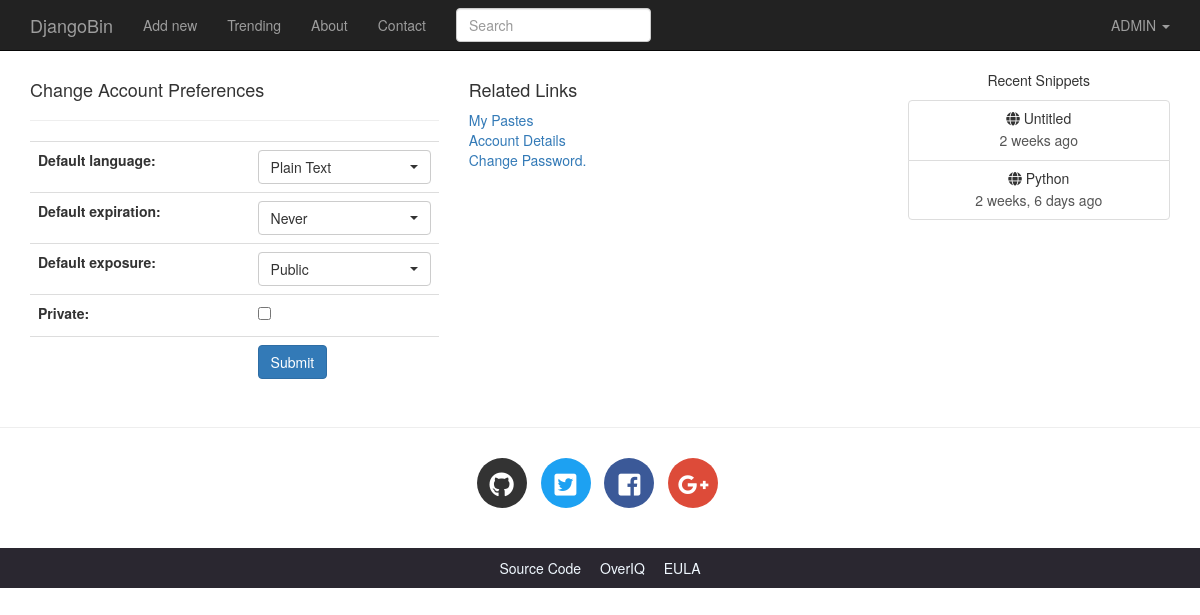
Page /settings/ (signed in) on the committed database.
### djangobin/models.py (models this page shows, shortened)
class Snippet(models.Model):
    title = models.CharField(max_length=200, blank=True)
    original_code = models.TextField()
    highlighted_code = models.TextField(blank=True, help_text="Read only field. Will contain the"
                                    " syntax-highlited version of the original code.")
    expiration = models.CharField(max_length=10, choices=Pref.expiration_choices)
    exposure = models.CharField(max_length=10, choices=Pref.exposure_choices)
    hits = models.IntegerField(default=0, help_text='Read only field. '
                                                    'Will be updated after every visit to snippet.')
    slug = models.SlugField(help_text='Read only field. Will be filled automatically.')
    created_on = models.DateTimeField(auto_now_add=True)
    language = models.ForeignKey(Language, on_delete=models.CASCADE)
    user = models.ForeignKey(User, on_delete=models.CASCADE)
    tags = models.ManyToManyField('Tag', blank=True)
    class Meta:
        ordering = ['-created_on']
    def get_absolute_url(self):
        return reverse('djangobin:snippet_detail', args=[self.slug])

### djangobin/views.py (the view)
# urls.py: url('^settings/$', views.settings, name='settings'),
@login_required
def settings(request):
    user = get_object_or_404(User, id=request.user.id)
    if request.method == 'POST':
        f = SettingForm(request.POST, instance=user.profile)
        if f.is_valid():
            f.save()
            messages.add_message(request, messages.INFO, 'Settings Saved.')
            return redirect(reverse('djangobin:settings'))
    else:
        f = SettingForm(instance=user.profile)
    return render(request, 'djangobin/settings.html', {'form': f})

### djangobin/forms.py
class SettingForm(forms.ModelForm):
    class Meta:
        model = Author
        fields = ('default_language', 'default_expiration' , 'default_exposure' , 'private')
        widgets = {
            'default_language': forms.Select(attrs={'class': 'selectpicker foo form-control',
                                                    'data-live-search': 'true',
                                                    'data-size': '5'}),
            'default_expiration': forms.Select(attrs={'class': 'selectpicker form-control'}),
            'default_exposure': forms.Select(attrs={'class': 'selectpicker form-control'})
        }

### djangobin/context_processors.py (called while the page is built)
def recent_snippets(request):
    return dict(recent_snippets=Snippet.objects.filter(exposure='public').order_by("-id")[:8])

### djangobin/models.py (called while the page is built)
    def __str__(self):
        return self.name

### djangobin/templates/djangobin/settings.html (shortened to what this page needs)
{% extends 'djangobin/base.html' %}
{% load static %}
{% load humanize %}
{% block main %}
    <div class="row">
        <div class="col-lg-6 col-md-6 col-sm-6">
            <h4>Change Account Preferences</h4>
            <hr>
            <form action="" method="post" class="form-horizontal" >
                <table class="table">
                    {{ form.as_table }}
                    <tr>
                        <td>&nbsp;</td>
                        <td><button type="submit" class="btn btn-primary">Submit</button></td>
                    </tr>
                </table>
            </form>
        </div>
        <div class="col-lg-6 col-md-6 col-sm-6">
            <h4>Related Links</h4>
            <p>
                <a href="{% url 'djangobin:profile' request.user.username %}">My Pastes</a> <br>
                <a href="{% url 'djangobin:user_details' %}">Account Details</a> <br>
                <a href="{% url 'djangobin:password_change' %}">Change Password.</a> <br>
            </p>
        </div>
    </div>
{% endblock %}

### djangobin/templates/djangobin/base.html (shortened to what this page needs)
<!DOCTYPE html>
<html lang="en">
<head>
    {% load static %}
    {% load humanize %}
    <link rel="stylesheet" href="{% static 'djangobin/css/bootstrap.min.css' %}" >
    <link rel="stylesheet" href="{% static 'djangobin/css/bootstrap-select.min.css' %}" >
    <link href="https://use.fontawesome.com/releases/v5.0.7/css/all.css" rel="stylesheet">
    <link rel="stylesheet" href="{% static 'djangobin/css/main.css' %}">
    <link rel="stylesheet" href="{% static 'djangobin/css/default.css' %}">
</head>
<body>
<nav class="navbar navbar-default navbar-inverse navbar-fixed-top">
    <div class="container">
        <div class="navbar-header">
            <a class="navbar-brand" href="{% url 'djangobin:index' %}">DjangoBin</a>
        </div>
        <div class="collapse navbar-collapse" id="bs-example-navbar-collapse-1">
            <ul class="nav navbar-nav">
                <li {% if request.path == '/' %}class='active'{% endif %} >
                    <a href="{% url 'djangobin:index' %}">Add new</a>
                </li>
                <li {% if request.path == '/trending/' %}class='active'{% endif %}>
                    <a href="{% url 'djangobin:trending_snippets' %}">Trending<span class="sr-only">(current)</span></a>
                </li>
                <li {% if request.path == '/about/' %}class='active'{% endif %}>
                    <a href="{% url 'djangobin:about' %}">About</a>
                </li>
                <li {% if request.path == '/contact/' %}class='active'{% endif %}>
                    <a href="{% url 'djangobin:contact' %}">Contact</a>
                </li>
            </ul>
            <form action="{% url 'djangobin:search' %}" class="navbar-form navbar-left" method="get">
                <div class="form-group">
                    <input type="text" name="query" class="form-control"
                           placeholder="Search" value="{{ request.GET.query }}">
                </div>
            </form>
            <ul class="nav navbar-nav navbar-right">
                <li class="dropdown">
                    <a href="#" class="dropdown-toggle" data-toggle="dropdown" role="button"
                       aria-haspopup="true" aria-expanded="false">
                        {% if request.user.is_authenticated %}
                            {{ request.user.username|upper }}
                        {% else %}
                            GUEST
                        {% endif %}
                        <span class="caret"></span>
                    </a>
                </li>
            </ul>
        </div>
    </div>
</nav>
<div class="container">
    <div class="row">
        <div class="col-lg-9 col-md-9">
            {% block main %}{% endblock %}
        </div>
        <div class="col-lg-3 col-md-3 text-center hidden-sm hidden-xs">
            <p>Recent Snippets</p>
            <div class="list-group">
                {% for recent_snippet in recent_snippets %}
                    <a href="{{ recent_snippet.get_absolute_url }}" class="list-group-item">
                        <h5 class="list-group-item-heading"><span class="fa fa-globe
"></span> {{ recent_snippet.title }}</h5>
                        <p class="list-group-item-text">{{ recent_snippet.created_on|naturaltime }}</p>
                    </a>
                {% endfor %}
            </div>
        </div>
    </div>
</div>
<hr>
<footer>
    <div class="social-icons">
        <div class="container text-center">
            <ul class="list-inline">
                <li class="list-inline-item social-github">
                    <a href="https://github.com/">
                        <i class="fab fa-github"></i>
                    </a>
                </li>
                <li class="list-inline-item social-twitter">
                    <a href="https://twitter.com/">
                        <i class="fab fa-twitter-square"></i>
                    </a>
                </li>
                <li class="list-inline-item social-facebook">
                    <a href="https://www.facebook.com/">
                        <i class="fab fa-facebook-square"></i>
                    </a>
                </li>
                <li class="list-inline-item social-google-plus">
                    <a href="https://plus.google.com/">
                        <i class="fab fa-google-plus-g"></i>
                    </a>
                </li>
            </ul>
        </div>
    </div>
    <div class="main-footer">
        <div class="container text-center">
            <ul>
                <li><a href="https://github.com/overiq/djangobin">Source Code</a></li>
                <li><a href="https://overiq.com/">OverIQ</a></li>
                <li><a href="{% url 'djangobin:eula' %}">EULA</a></li>
            </ul>
        </div>
    </div>
</footer>
</body>
</html>

### djangobin/static/djangobin/css/main.css (style rules this page uses)
body { padding-top: 70px; }
.social-icons { margin: 30px 0; }
footer .social-icons ul.list-inline li a { display: block; width: 50px; height: 50px; color: #fff; border-radius: 100%; font-size: 25px; line-height: 50px; }
footer .social-icons ul.list-inline li.social-github a { background-color: #333; transition: all .2s ease-in-out; }
footer .social-icons ul.list-inline li.social-twitter a { background-color: #1da1f2; transition: all .2s ease-in-out; }
footer .social-icons ul.list-inline li.social-facebook a { background-color: #3b5998; transition: all .2s ease-in-out; }
footer .social-icons ul.list-inline li.social-google-plus a { background-color: #dd4b39; transition: all .2s ease-in-out; }
.main-footer { background-color: #2a2730; }
.main-footer ul { margin-top: 10px; padding-left: 0; }
.main-footer li { display: inline; }
.main-footer li a { color: aliceblue; }
.main-footer li+ li { margin-left: 15px; }

### rows in the picture
Snippet: title "Untitled", created_on "2 weeks ago"
Snippet: title "Python", created_on "2 weeks, 6 days ago"

### other values in the picture
{{ request.user.username|upper }} "ADMIN"
